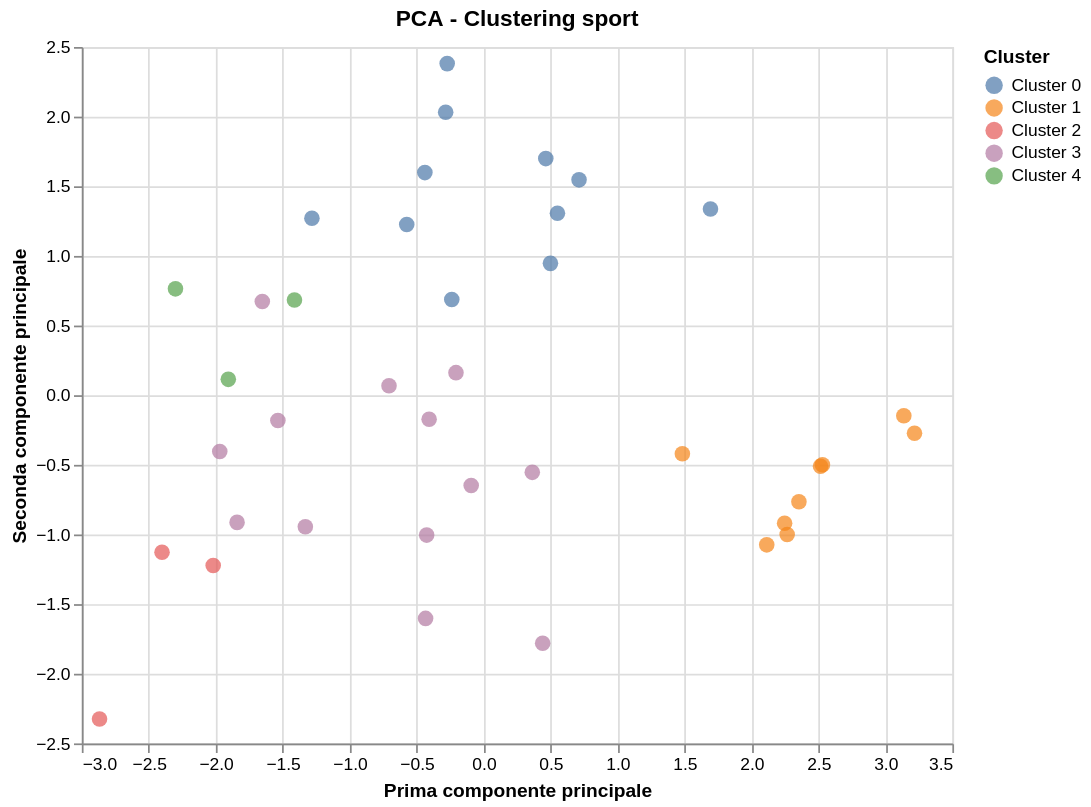

The notebook cell this image was saved under:
### Code cell
#PCA per visualizzare i cluster
pca = PCA(n_components=2)
X_pca = pca.fit_transform(X_scaled)

df_pca = pd.DataFrame(X_pca, columns =['PC1', 'PC2'])
df_pca['cluster'] = ['Cluster ' + str(c) for c in df_sport_profile['cluster_k5'].values]
df_pca['sport'] = df_sport_profile['sport'].values

alt.Chart(df_pca).mark_circle(size=80, opacity=0.7).encode(
    x = alt.X('PC1:Q', title ='Prima componente principale'),
    y = alt.Y('PC2:Q', title='Seconda componente principale'),
    color=alt.Color('cluster:N', title='Cluster', scale=color_scale),
    tooltip=['sport', 'cluster']
).properties(
    width=500,
    height=400,
    title='PCA - Clustering sport'
).interactive()

### Figure 1 — Vega-Lite specification as saved in the notebook (floating-point values rounded to 4 significant figures)
{"config": {"view": {"continuousWidth": 300, "continuousHeight": 300}}, "data": {"name": "data-55d67aa654b370a321cca676c64c53b1"}, "mark": {"type": "circle", "opacity": 0.7, "size": 80}, "encoding": {"color": {"field": "cluster", "scale": {"domain": ["Cluster 0", "Cluster 1", "Cluster 2", "Cluster 3", "Cluster 4"], "range": ["#4c78a8", "#f58518", "#e45756", "#b279a2", "#54a24b"]}, "title": "Cluster", "type": "nominal"}, "tooltip": [{"field": "sport", "type": "nominal"}, {"field": "cluster", "type": "nominal"}], "x": {"field": "PC1", "title": "Prima componente principale", "type": "quantitative"}, "y": {"field": "PC2", "title": "Seconda componente principale", "type": "quantitative"}}, "height": 400, "params": [{"name": "param_35", "select": {"type": "interval", "encodings": ["x", "y"]}, "bind": "scales"}], "title": "PCA - Clustering sport", "width": 500, "$schema": "https://vega.github.io/schema/vega-lite/v5.20.1.json", "datasets": {"data-55d67aa654b370a321cca676c64c53b1": [{"PC1": -0.574, "PC2": 1.226, "cluster": "Cluster 0", "sport": "Archery"}, {"PC1": -2.301, "PC2": 0.7636, "cluster": "Cluster 4", "sport": "Artistic Gymnastics"}, {"PC1": 1.694, "PC2": 1.337, "cluster": "Cluster 0", "sport": "Artistic Swimming"}, {"PC1": -2.868, "PC2": -2.324, "cluster": "Cluster 2", "sport": "Athletics"}, {"PC1": 0.3636, "PC2": -0.5539, "cluster": "Cluster 3", "sport": "Badminton"}, {"PC1": 3.218, "PC2": -0.2732, "cluster": "Cluster 1", "sport": "Baseball"}, {"PC1": 2.53, "PC2": -0.4999, "cluster": "Cluster 1", "sport": "Basketball"}, {"PC1": 1.484, "PC2": -0.4205, "cluster": "Cluster 1", "sport": "Beach Volleyball"}, {"PC1": -1.841, "PC2": -0.9131, "cluster": "Cluster 3", "sport": "Boxing"}, {"PC1": -0.2063, "PC2": 0.162, "cluster": "Cluster 3", "sport": "Canoe Slalom"}, {"PC1": -0.09269, "PC2": -0.6484, "cluster": "Cluster 3", "sport": "Canoe Sprint"}, {"PC1": -1.282, "PC2": 1.27, "cluster": "Cluster 0", "sport": "Cycling Mountain Bike"}, {"PC1": -1.906, "PC2": 0.1139, "cluster": "Cluster 4", "sport": "Cycling Road"}, {"PC1": -0.4067, "PC2": -0.1731, "cluster": "Cluster 3", "sport": "Cycling Track"}, {"PC1": -0.2376, "PC2": 0.6875, "cluster": "Cluster 0", "sport": "Diving"}, {"PC1": 0.4643, "PC2": 1.699, "cluster": "Cluster 0", "sport": "Equestrian Dressage"}, {"PC1": 0.5513, "PC2": 1.307, "cluster": "Cluster 0", "sport": "Equestrian Eventing"}, {"PC1": 0.4992, "PC2": 0.9465, "cluster": "Cluster 0", "sport": "Equestrian Jumping"}, {"PC1": -0.4251, "PC2": -1.004, "cluster": "Cluster 3", "sport": "Fencing"}, {"PC1": 2.355, "PC2": -0.7652, "cluster": "Cluster 1", "sport": "Football"}, {"PC1": 2.248, "PC2": -0.9189, "cluster": "Cluster 1", "sport": "Handball"}, {"PC1": 2.267, "PC2": -1.0, "cluster": "Cluster 1", "sport": "Hockey"}, {"PC1": -1.97, "PC2": -0.404, "cluster": "Cluster 3", "sport": "Judo"}, {"PC1": -0.2832, "PC2": 2.031, "cluster": "Cluster 0", "sport": "Modern Pentathlon"}, {"PC1": 0.7127, "PC2": 1.546, "cluster": "Cluster 0", "sport": "Rhythmic Gymnastics"}, {"PC1": 0.4411, "PC2": -1.782, "cluster": "Cluster 3", "sport": "Rowing"}, {"PC1": -0.4332, "PC2": -1.603, "cluster": "Cluster 3", "sport": "Sailing"}, {"PC1": -2.401, "PC2": -1.128, "cluster": "Cluster 2", "sport": "Shooting"}, {"PC1": 3.138, "PC2": -0.147, "cluster": "Cluster 1", "sport": "Softball"}, {"PC1": -2.019, "PC2": -1.223, "cluster": "Cluster 2", "sport": "Swimming"}, {"PC1": -0.4385, "PC2": 1.598, "cluster": "Cluster 0", "sport": "Table Tennis"}, {"PC1": -1.652, "PC2": 0.6723, "cluster": "Cluster 3", "sport": "Taekwondo"}, {"PC1": -0.7063, "PC2": 0.06746, "cluster": "Cluster 3", "sport": "Tennis"}, {"PC1": -0.2719, "PC2": 2.381, "cluster": "Cluster 0", "sport": "Trampolining"}, {"PC1": -1.412, "PC2": 0.6835, "cluster": "Cluster 4", "sport": "Triathlon"}, {"PC1": 2.114, "PC2": -1.074, "cluster": "Cluster 1", "sport": "Volleyball"}, {"PC1": 2.516, "PC2": -0.5104, "cluster": "Cluster 1", "sport": "Water Polo"}, {"PC1": -1.536, "PC2": -0.1818, "cluster": "Cluster 3", "sport": "Weightlifting"}, {"PC1": -1.331, "PC2": -0.944, "cluster": "Cluster 3", "sport": "Wrestling"}]}}
